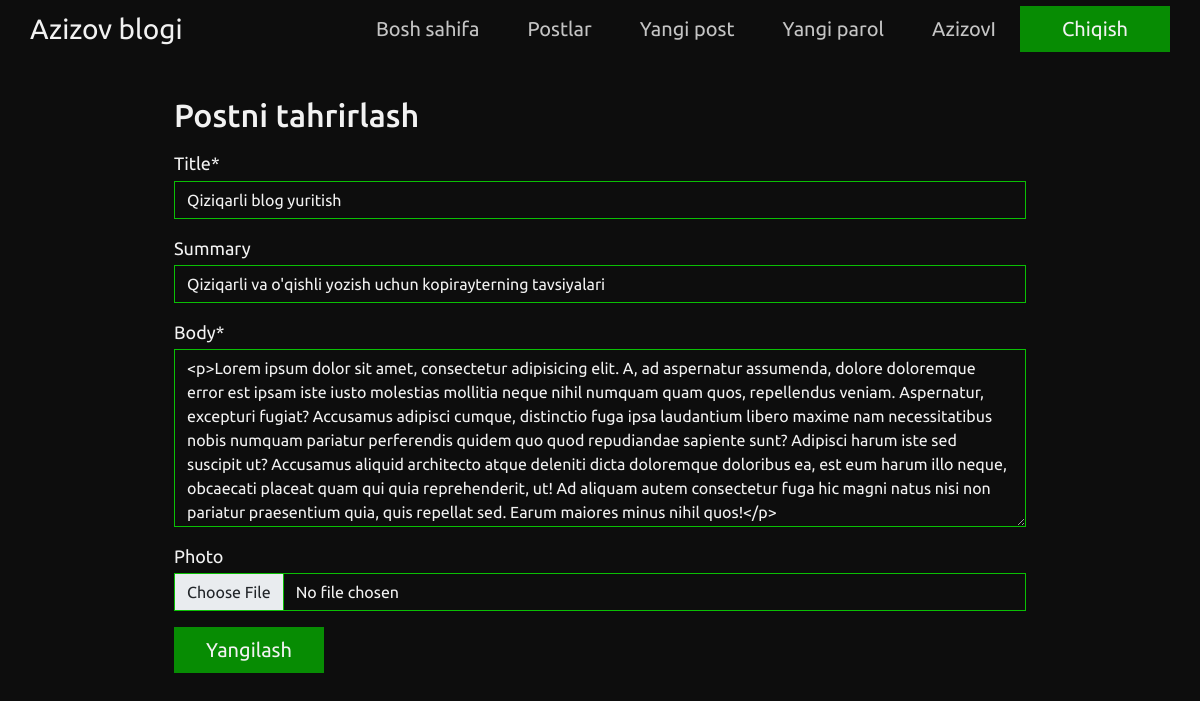
Screenshot of /articles/4/edit/ (signed in) with the database file from the repository.
### accounts/models.py (models this page shows)
class CustomUser(AbstractUser):
    age = models.PositiveIntegerField(null=True, blank=True)

### articles/models.py (models this page shows, shortened)
class Article(models.Model):
    title = models.CharField(max_length=150)
    summary = models.CharField(max_length=200, blank=True)
    body = RichTextField()
    photo = models.ImageField(upload_to='images/', blank=True)
    author = models.ForeignKey(
        get_user_model(),
        on_delete=models.CASCADE
    )
    date = models.DateTimeField(auto_now_add=True)

### articles/views.py (the view)
# urls.py: path('<int:pk>/edit/', ArticleUpdateView.as_view(), name='article_edit'),
class ArticleUpdateView(UserPassesTestMixin, UpdateView):
    model = Article
    fields = ('title', 'summary', 'body', 'photo')
    template_name = 'article_edit.html'
    def test_func(self):
        obj = self.get_object()
        return obj.author == self.request.user

### templates/article_edit.html (shortened to what this page needs)
{% extends 'base.html' %}
{% load crispy_forms_tags %}
{% block content %}
    <section class="custom-form pt-5">
        <div class="container py-5 px-lg-5">
            <form method='POST' enctype="multipart/form-data" class='mx-lg-5 px-lg-5'>{% csrf_token %}
                <h2 class='mb-3'>Postni tahrirlash</h2>
                {{ form|crispy }}
                <div class="submit-part">
                    <button class="hover-btn hover-btn-1 hover-filled-slide-left">
                        <span>Yangilash</span>
                    </button>
                </div>
            </form>
        </div>
    </section>
{% endblock content %}

### templates/base.html (shortened to what this page needs)
{% load static %}
<!DOCTYPE html>
<html lang="en">
<head>
  <link href="https://api.fontshare.com/v2/css?f[]=synonym@1&f[]=general-sans@1&display=swap" rel="stylesheet">
  <link rel="stylesheet" href="https://cdn.jsdelivr.net/npm/bootstrap-icons@1.8.3/font/bootstrap-icons.css">
  <link href="https://cdn.jsdelivr.net/npm/bootstrap@5.2.0-beta1/dist/css/bootstrap.min.css" rel="stylesheet">
  <link rel="stylesheet" href="{% static 'css/custom.css' %}">
</head>
<body>
  <nav class="navbar navbar-dark navbar-expand-lg p-0 fixed-top">
    <div class="container p-0 mx-sm-auto mx-5 me-3">
      <a class="navbar-brand fs-3 px-lg-0 px-md-2 px-3 py-2 me-auto" href="{% url 'home' %}">Azizov blogi</a>
      <div class="offcanvas offcanvas-end d-lg-flex justify-content-lg-end" id="offcanvasNavbar">
        <div class="offcanvas-body d-lg-flex justify-content-lg-end">
          <ul class="navbar-nav fs-5">
            <li class="nav-item mx-lg-4 mx-2 pb-lg-2 pb-3">
              <a class="custom-nav-link nav-link px-0 d-inline-block" href="{% url 'home' %}">Bosh sahifa</a>
            </li>
            <li class="nav-item mx-lg-4 mx-2 pb-lg-2 pb-3">
              <a class="custom-nav-link nav-link px-0 d-inline-block" href="{% url 'article_list' %}">Postlar</a>
            </li>
          {% if user.is_authenticated %}
            <li class="nav-item mx-lg-4 mx-2 pb-lg-2 pb-3">
              <a class="custom-nav-link nav-link px-0 d-inline-block" href="{% url 'article_new' %}">Yangi post</a>
            </li>
            <li class="nav-item mx-lg-4 mx-2 pb-lg-2 pb-3">
              <a class="custom-nav-link nav-link px-0 d-inline-block" href="{% url 'password_change' %}">Yangi parol</a>
            </li>
            <li class="nav-item mx-lg-4 mx-2 pb-lg-2 pb-3">
              <a class="custom-nav-link nav-link px-0 d-inline-block" href="{% url 'profile' %}">
                {% if user.first_name %}
                  {{ user.first_name }}
                {% else %}
                  {{ user.username }}
                {% endif %}
              </a>
            </li>
            <li class="nav-item">
              <a class="hover-btn hover-btn-1 hover-filled-slide-left d-inline-block text-center" href="{% url 'logout' %}">
                <span>Chiqish</span>
              </a>
            </li>
          {% else %}
            <li class="nav-item ms-1">
              <a class="hover-btn hover-btn-1 hover-filled-slide-left d-inline-block text-center" href="{% url 'login' %}">
                <span>Kirish</span>
              </a>
            </li>
          {% endif %}
          </ul>
        </div>
      </div>
    </div>
  </nav>
 {% block content %}
 {% endblock content %}
</body>
</html>

### static/css/custom.css (style rules this page uses)
:root { --dark: #0D0D0D; --lgreen: #0ABF04; --green: #078C03; --dgreen: #034001; --light: #F2F2F2; }
body { background-color: var(--dark); color: var(--light); font-family: 'Synonym', 'Ubuntu', sans-serif; }
.navbar { background-color: var(--dark); }
.navbar .container .offcanvas { background: var(--dark); }
.navbar .container .navbar-nav .nav-item .nav-link { color: var(--light); transition: all .2s; will-change: opacity; }
.custom-nav-link { color: var(--lgreen); text-decoration: none; transition: .4s; position: relative; opacity: 80%; padding-bottom: 0; }
.custom-nav-link::after { content: ''; width: 0%; height: 2px; border-radius: 2px; background: var(--lgreen); display: inline-block; position: absolute; left: 0; bottom: -1px; transition: .4s; }
.navbar .container .navbar-brand { color: var(--light); transition: all .4s; transition-delay: .05s; }
.custom-form .container { font-size: 1.125rem; }
.custom-form .container form div input, .custom-form .container form div textarea { background: var(--dark); color: var(--light); border-color: var(--lgreen); border-radius: 0; margin-bottom: .3rem; }
.custom-form .container form div textarea { height: calc(10rem + 18px); width: 100%; }
.custom-form .container form div label { color: var(--light); margin-bottom: 0.2rem; }
.hover-btn { position: relative; display: inline-block; width: auto; height: auto; background-color: transparent; border: none; cursor: pointer; min-width: 150px; padding: 0; }
.hover-btn span { position: relative; display: inline-block; font-size: 1.25rem; top: 0; left: 0; width: 100%; padding: .625rem 1.125rem; line-height: 24px; transition: 0.3s; }
.hover-btn-1::before { background-color: var(--green); transition: 0.3s ease-out; }
.hover-btn-1 span { color: var(--light); border: 1px solid var(--green); transition: 0.2s 0.1s; }
.hover-btn::before, .hover-btn::after { position: absolute; content: ""; }
.hover-btn.hover-filled-slide-left::before { top: 0; bottom: 0; left: 0; height: 100%; width: 100%; }

### rows the page displays
CustomUser: username "AzizovI"
Article: title "Qiziqarli blog yuritish", summary "Qiziqarli va o'qishli yozish uchun kopirayterning tavsiyalari", body "<p>Lorem ipsum dolor sit amet, consectetur adipisicing elit. A, ad aspernatur assumenda, dolore doloremque error est ipsam iste iusto molestias mollitia neque nihil numquam quam quos, repellendus veniam. Aspernatur, excepturi fugiat? Accusamus adipisci cumque, distinctio fuga ipsa laudantium libero maxime nam necessitatibus nobis numquam pariatur perferendis quidem quo quod repudiandae sapiente sunt? Adipisci harum iste sed suscipit ut? Accusamus aliquid architecto atque deleniti dicta doloremque doloribus ea, est eum harum illo neque, obcaecati placeat quam qui quia reprehenderit, ut! Ad aliquam autem consectetur fuga hic magni natus nisi non pariatur praesentium quia, quis repellat sed.…"
